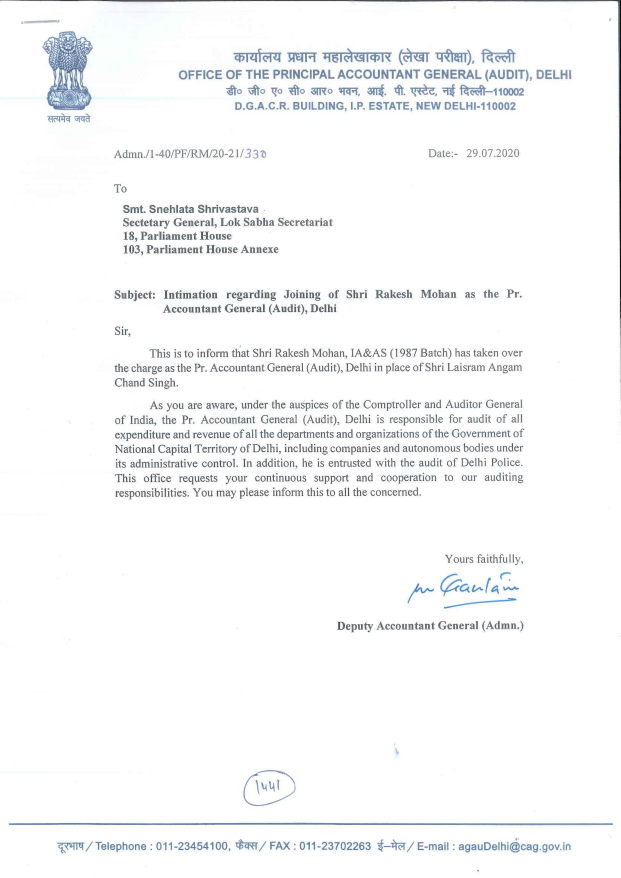
#> input picture anuvaad-etl/anuvaad-extractor/document-processor/ocr/google/upload/20200804144132705_ac09d49d-a5dd-40d8-b470-2916b5d4d8ee/images/202008041441327050001-1.jpg, 2481 x 3509 px (shown at 1/4 size)
$ python -i dynamic_adjustment.py   (imports and definitions only)
#> lines starting #> are read from the running program, lines starting #| are printed output that depends on the picture; after the words box and inside, x2 and y2 are one past the last pixel; in counts of white or black regions, pixels touching at a corner belong together
#> further down, picture is the input picture: shape (3509, 2481, 3); mean B, G, R 248.7, 248, 247.2
import config
import cv2
import numpy as np

def get_energy_density(image):
    #image_path   = "/home/naresh/anuvaad/anuvaad-etl/anuvaad-extractor/document-processor/ocr/ocr-gv-server/"+image_path
    # image   = cv2.imread(image_path,0)
    gray_image = cv2.cvtColor(image, cv2.COLOR_BGR2GRAY)

    binary  = cv2.adaptiveThreshold(gray_image,255,cv2.ADAPTIVE_THRESH_GAUSSIAN_C,cv2.THRESH_BINARY,101,15)
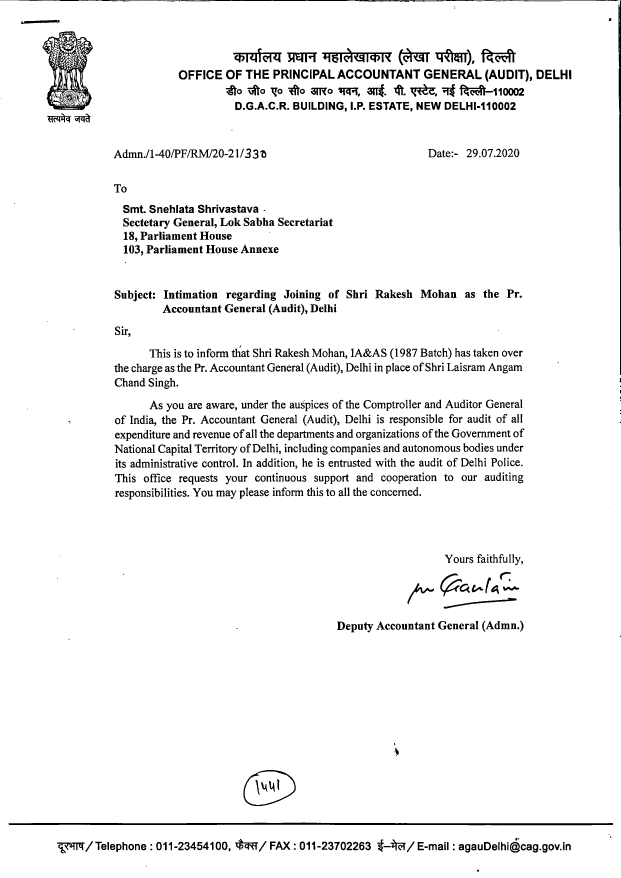
#> binary: shape (3509, 2481) (shown at 1/4 size); 95.2% white; 1366 black regions (169 under 20 px), largest, box (x1, y1, x2, y2) and area: (170, 125, 371, 440) 22584, (33, 3290, 2452, 3302) 18277, (0, 0, 2481, 7) 7372
    distance_transform =cv2.distanceTransform(binary.copy(), distanceType=cv2.DIST_L2, maskSize=5)
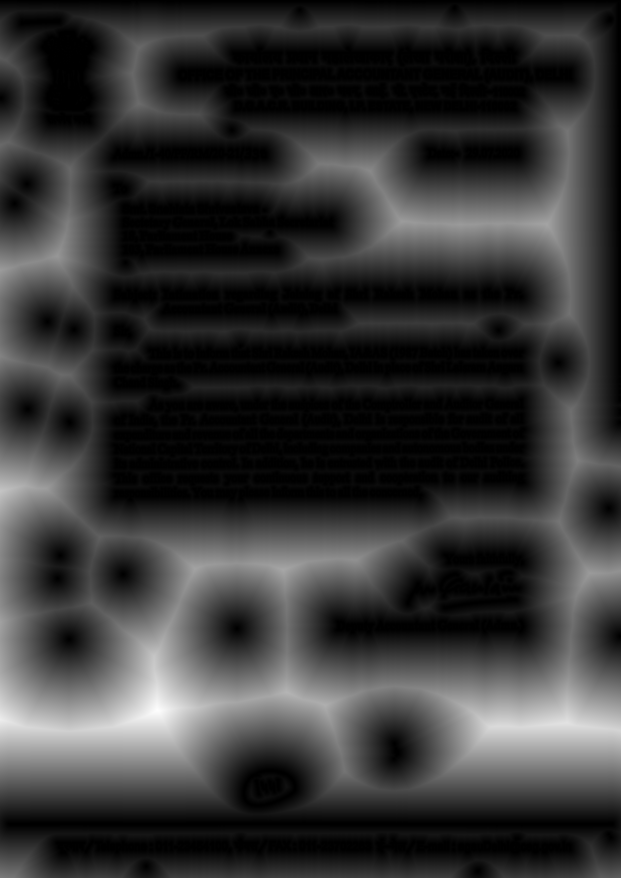
#> distance_transform: shape (3509, 2481) float32 (shown at 1/4 size); min 0, max 451.6, mean 96.5; drawn with min black and max white
    energy_density = 1 /  (distance_transform + 1)**2
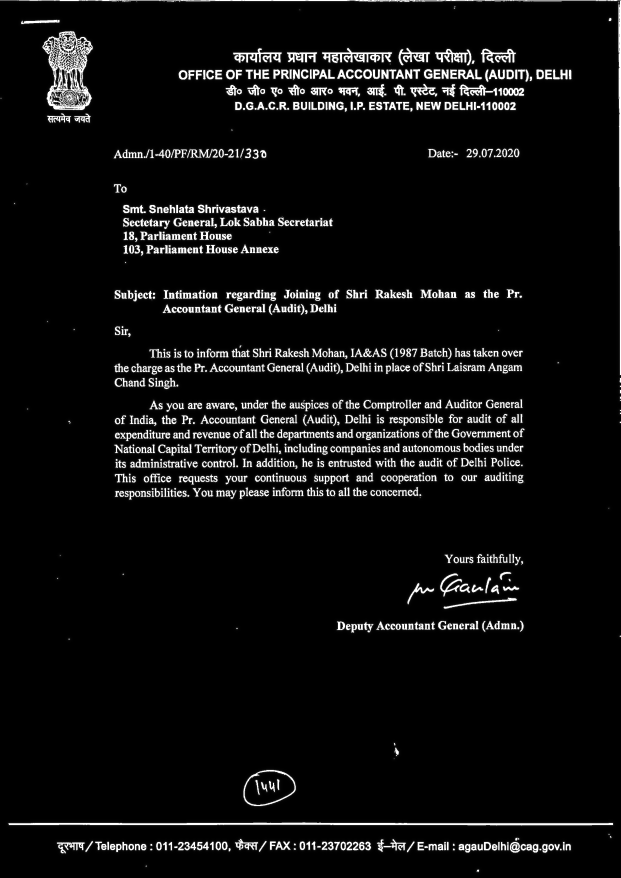
#> energy_density: shape (3509, 2481) float32 (shown at 1/4 size); min 4.88e-06, max 1, mean 0.0584

    return energy_density

# [48 lines left out: functions get_equilibrium_delta, correct_region, get_corrected_regions, coord_adjustment, not called in this run]

>>> import cv2
>>> picture = cv2.imread('../../../google/upload/20200804144132705_ac09d49d-a5dd-40d8-b470-2916b5d4d8ee/images/202008041441327050001-1.jpg')
>>> result = get_energy_density(picture)
